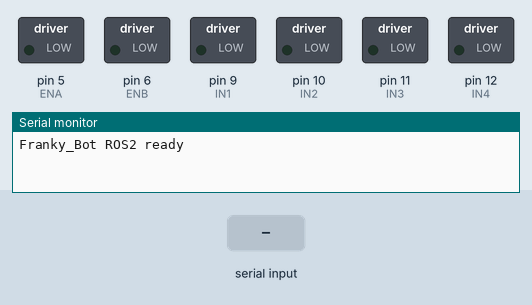
Simulated run of this sketch. Board: Arduino Mega 2560, built with avr-gcc and run on an emulated ATmega2560. Shown: switched loads named in the sketch (green lamp = pin HIGH), the last lines printed to the serial monitor. Inputs (shaded band) come from the test bench.

Above: at 1.2 s.
1.3 s: "m  45\n" received over Serial
At 2.4 s:
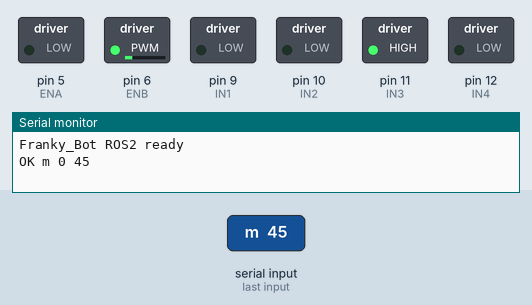
Timing chart, 0 to 4.3 s (numbered marks = the images above; inputs shaded):
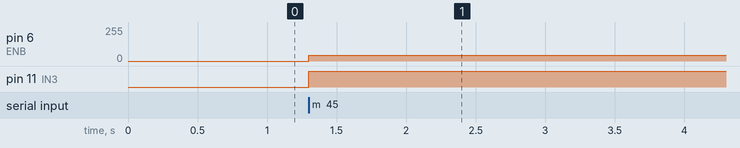

The sketch:

arduino_ros_control_basic.ino
```cpp
// Franky_Bot Firmware ROS2 - Compatible con diffdrive_arduino
// Pines L298N en Arduino Mega
#define ENA 5     // PWM velocidad izquierda
#define IN1 9     // Dirección izquierda 1
#define IN2 10    // Dirección izquierda 2
#define ENB 6     // PWM velocidad derecha
#define IN3 11    // Dirección derecha 1
#define IN4 12    // Dirección derecha 2

// Variables para encoders (desactivadas por ahora)
volatile long left_ticks = 0;
volatile long right_ticks = 0;
unsigned long last_encoder_time = 0;
const unsigned long encoder_interval = 100;  // ms (enviar cada 100ms)

void setup() {
  Serial.begin(57600);  // Baud rate requerido por diffdrive_arduino

  pinMode(ENA, OUTPUT);
  pinMode(IN1, OUTPUT);
  pinMode(IN2, OUTPUT);
  pinMode(ENB, OUTPUT);
  pinMode(IN3, OUTPUT);
  pinMode(IN4, OUTPUT);

  stopMotors();
  Serial.println("Franky_Bot ROS2 ready");
}

void loop() {
  // Procesar comandos entrantes
  if (Serial.available() > 0) {
    String command = Serial.readStringUntil('\n');
    command.trim();

    if (command.startsWith("m ")) {              // Comando motor: "m L_PWM R_PWM"
      int spaceIndex = command.indexOf(' ', 2);
      if (spaceIndex != -1) {
        int left_pwm = command.substring(2, spaceIndex).toInt();
        int right_pwm = command.substring(spaceIndex + 1).toInt();

        setMotorLeft(left_pwm);
        setMotorRight(right_pwm);

        // Confirmación opcional (útil para debug)
        Serial.print("OK m ");
        Serial.print(left_pwm);
        Serial.print(" ");
        Serial.println(right_pwm);
      }
    }
  }

  // === FUTURO: envío periódico de encoders (descomenta cuando los conectes) ===
  // unsigned long now = millis();
  // if (now - last_encoder_time >= encoder_interval) {
  //   noInterrupts();
  //   long l = left_ticks;
  //   long r = right_ticks;
  //   interrupts();
  //   Serial.print("e ");
  //   Serial.print(l);
  //   Serial.print(" ");
  //   Serial.println(r);
  //   last_encoder_time = now;
  // }
}

void setMotorLeft(int pwm) {  // -255..255
  pwm = constrain(pwm, -255, 255);
  if (pwm > 0) {
    analogWrite(ENA, pwm);
    digitalWrite(IN1, HIGH);
    digitalWrite(IN2, LOW);
  } else if (pwm < 0) {
    analogWrite(ENA, -pwm);
    digitalWrite(IN1, LOW);
    digitalWrite(IN2, HIGH);
  } else {
    analogWrite(ENA, 0);
  }
}

void setMotorRight(int pwm) {
  pwm = constrain(pwm, -255, 255);
  if (pwm > 0) {
    analogWrite(ENB, pwm);
    digitalWrite(IN3, HIGH);
    digitalWrite(IN4, LOW);
  } else if (pwm < 0) {
    analogWrite(ENB, -pwm);
    digitalWrite(IN3, LOW);
    digitalWrite(IN4, HIGH);
  } else {
    analogWrite(ENB, 0);
  }
}

void stopMotors() {
  analogWrite(ENA, 0);
  analogWrite(ENB, 0);
}
```

Measured:
- after the input at 1.3 s, pin 6 (ENB): 0/255 → 45/255 at once; pin 11 (IN3): LOW → HIGH at once
